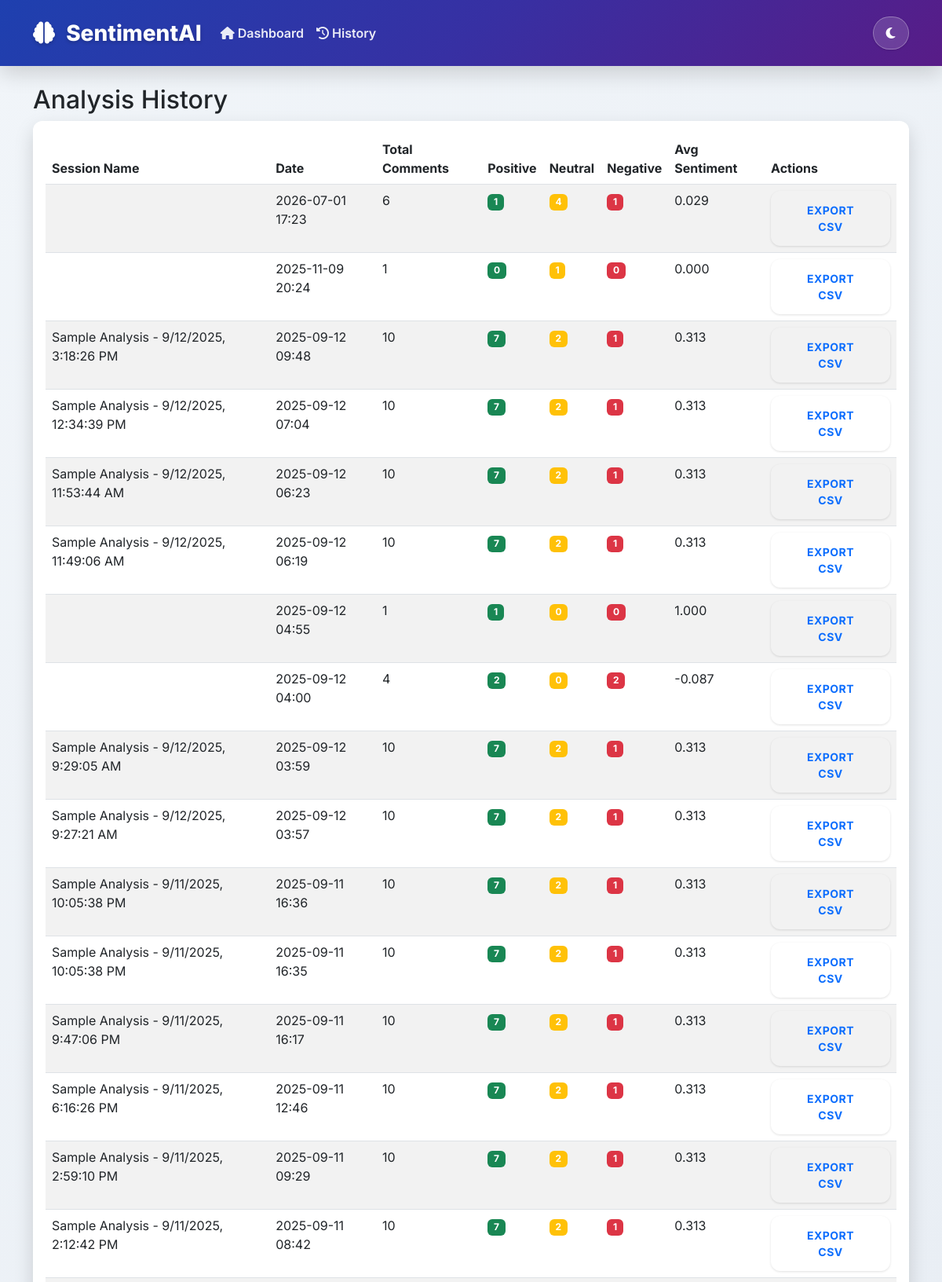
The app's page /history (upper part) with its own data.
### models.py (models this page shows, shortened)
class SentimentAnalysis(db.Model):
    id = db.Column(db.Integer, primary_key=True)
    session_name = db.Column(db.String(100))
    total_comments = db.Column(db.Integer)
    positive_count = db.Column(db.Integer)
    negative_count = db.Column(db.Integer)
    neutral_count = db.Column(db.Integer)
    avg_sentiment = db.Column(db.Float)
    analysis_date = db.Column(db.DateTime, default=datetime.utcnow)

### App.py (the view)
@app.route('/history')
def history():
    analyses = SentimentAnalysis.query.order_by(SentimentAnalysis.analysis_date.desc()).all()
    return render_template('history.html', analyses=analyses)

### templates/history.html
{% extends "base.html" %}
{% block content %}
<div class="row">
    <div class="col-md-12">
        <h2>Analysis History</h2>
        {% if analyses %}
        <div class="card">
            <div class="card-body">
                <div class="table-responsive">
                    <table class="table table-striped">
                        <thead>
                            <tr>
                                <th>Session Name</th>
                                <th>Date</th>
                                <th>Total Comments</th>
                                <th>Positive</th>
                                <th>Neutral</th>
                                <th>Negative</th>
                                <th>Avg Sentiment</th>
                                <th>Actions</th>
                            </tr>
                        </thead>
                        <tbody>
                            {% for analysis in analyses %}
                            <tr>
                                <td>{{ analysis.session_name }}</td>
                                <td>{{ analysis.analysis_date.strftime('%Y-%m-%d %H:%M') }}</td>
                                <td>{{ analysis.total_comments }}</td>
                                <td><span class="badge bg-success">{{ analysis.positive_count }}</span></td>
                                <td><span class="badge bg-warning">{{ analysis.neutral_count }}</span></td>
                                <td><span class="badge bg-danger">{{ analysis.negative_count }}</span></td>
                                <td>{{ "%.3f"|format(analysis.avg_sentiment) }}</td>
                                <td>
                                    <a href="{{ url_for('export_analysis', analysis_id=analysis.id) }}"
                                       class="btn btn-sm btn-outline-primary">Export CSV</a>
                                </td>
                            </tr>
                            {% endfor %}
                        </tbody>
                    </table>
                </div>
            </div>
        </div>
        {% else %}
        <div class="alert alert-info">
            No analysis history found. <a href="{{ url_for('index') }}">Start your first analysis</a>
        </div>
        {% endif %}
    </div>
</div>
{% endblock %}

### templates/base.html (shortened to what this page needs)
<!DOCTYPE html>
<html lang="en">
<head>
    <link href="https://cdn.jsdelivr.net/npm/bootstrap@5.3.0/dist/css/bootstrap.min.css" rel="stylesheet">
    <link href="https://cdnjs.cloudflare.com/ajax/libs/font-awesome/6.4.0/css/all.min.css" rel="stylesheet">
    <link href="{{ url_for('static', filename='style.css') }}" rel="stylesheet">
</head>
<body>
    <nav class="navbar navbar-expand-lg navbar-dark">
        <div class="container">
            <a class="navbar-brand" href="{{ url_for('index') }}">
                <i class="fas fa-brain me-2"></i>
                SentimentAI
            </a>
            <div class="collapse navbar-collapse" id="navbarNav">
                <ul class="navbar-nav me-auto">
                    <li class="nav-item">
                        <a class="nav-link" href="{{ url_for('index') }}">
                            <i class="fas fa-home me-1"></i>Dashboard
                        </a>
                    </li>
                    <li class="nav-item">
                        <a class="nav-link" href="{{ url_for('history') }}">
                            <i class="fas fa-history me-1"></i>History
                        </a>
                    </li>
                </ul>
                <div class="navbar-nav">
                    <button class="theme-toggle btn" onclick="toggleTheme()">
                        <i class="fas fa-moon" id="theme-icon"></i>
                    </button>
                </div>
            </div>
        </div>
    </nav>
    <div class="container mt-4">
        {% block content %}{% endblock %}
    </div>
</body>
</html>

### static/style.css (style rules this page uses)
:root { --primary-color: #1e3a8a; --secondary-color: #0ea5e9; --success-color: #059669; --warning-color: #d97706; --danger-color: #dc2626; --dark-color: #1f2937; --light-color: #f8fafc; --gradient-primary: linear-gradient(135deg, #1e40af 0%, #3730a3 50%, #581c87 100%); --gradient-hero: linear-gradient(135deg, #1e3a8a 0%, #3730a3 40%, #7c3aed 100%); --gradient-success: linear-gradient(135deg, #059669 0%, #0891b2 100%); --shadow-sm: 0 1px 3px rgba(0, 0, 0, 0.12); --shadow-lg: 0 10px 25px rgba(0, 0, 0, 0.15); --shadow-hero: 0 20px 40px rgba(30, 58, 138, 0.3); --border-radius: 12px; --text-white: #ffffff; --text-light: rgba(255, 255, 255, 0.9); }
body { background: linear-gradient(135deg, #f1f5f9 0%, #e2e8f0 100%); font-family: 'Inter', -apple-system, BlinkMacSystemFont, sans-serif; min-height: 100vh; }
.navbar { background: var(--gradient-primary) !important; backdrop-filter: blur(10px); box-shadow: var(--shadow-lg); border: none; padding: 1rem 0; }
.navbar-brand { font-weight: 800; font-size: 1.75rem; color: var(--text-white) !important; text-shadow: 0 2px 4px rgba(0, 0, 0, 0.2); }
.nav-link { color: var(--text-light) !important; font-weight: 600; transition: all 0.3s ease; }
.card { border: none; border-radius: var(--border-radius); box-shadow: var(--shadow-lg); transition: all 0.3s ease; background: rgba(255, 255, 255, 0.98); backdrop-filter: blur(10px); }
.btn { border-radius: var(--border-radius); padding: 0.875rem 2rem; font-weight: 700; text-transform: uppercase; letter-spacing: 0.5px; transition: all 0.3s ease; border: none; position: relative; overflow: hidden; box-shadow: var(--shadow-sm); }
.theme-toggle { background: rgba(255, 255, 255, 0.15) !important; border: 1px solid rgba(255, 255, 255, 0.3) !important; border-radius: 50px; padding: 0.5rem 1rem; color: var(--text-white) !important; transition: all 0.3s ease; backdrop-filter: blur(10px); }
.fade-in { animation: fadeIn 0.6s ease-out forwards; }

### records on screen
SentimentAnalysis: analysis_date "2026-07-01 17:23", total_comments "6", positive_count "1", neutral_count "4", negative_count "1", avg_sentiment "0.029"
SentimentAnalysis: analysis_date "2025-11-09 20:24", total_comments "1", positive_count "0", neutral_count "1", negative_count "0", avg_sentiment "0.000"
SentimentAnalysis: session_name "Sample Analysis - 9/12/2025, 3:18:26 PM", analysis_date "2025-09-12 09:48", total_comments "10", positive_count "7", neutral_count "2", negative_count "1", avg_sentiment "0.313"
SentimentAnalysis: session_name "Sample Analysis - 9/12/2025, 12:34:39 PM", analysis_date "2025-09-12 07:04", total_comments "10", positive_count "7", neutral_count "2", negative_count "1", avg_sentiment "0.313"
SentimentAnalysis: session_name "Sample Analysis - 9/12/2025, 11:53:44 AM", analysis_date "2025-09-12 06:23", total_comments "10", positive_count "7", neutral_count "2", negative_count "1", avg_sentiment "0.313"
SentimentAnalysis: session_name "Sample Analysis - 9/12/2025, 11:49:06 AM", analysis_date "2025-09-12 06:19", total_comments "10", positive_count "7", neutral_count "2", negative_count "1", avg_sentiment "0.313"
SentimentAnalysis: analysis_date "2025-09-12 04:55", total_comments "1", positive_count "1", neutral_count "0", negative_count "0", avg_sentiment "1.000"
SentimentAnalysis: analysis_date "2025-09-12 04:00", total_comments "4", positive_count "2", neutral_count "0", negative_count "2", avg_sentiment "-0.087"
SentimentAnalysis: session_name "Sample Analysis - 9/12/2025, 9:29:05 AM", analysis_date "2025-09-12 03:59", total_comments "10", positive_count "7", neutral_count "2", negative_count "1", avg_sentiment "0.313"
SentimentAnalysis: session_name "Sample Analysis - 9/12/2025, 9:27:21 AM", analysis_date "2025-09-12 03:57", total_comments "10", positive_count "7", neutral_count "2", negative_count "1", avg_sentiment "0.313"
SentimentAnalysis: session_name "Sample Analysis - 9/11/2025, 10:05:38 PM", analysis_date "2025-09-11 16:36", total_comments "10", positive_count "7", neutral_count "2", negative_count "1", avg_sentiment "0.313"
SentimentAnalysis: session_name "Sample Analysis - 9/11/2025, 10:05:38 PM", analysis_date "2025-09-11 16:35", total_comments "10", positive_count "7", neutral_count "2", negative_count "1", avg_sentiment "0.313"
SentimentAnalysis: session_name "Sample Analysis - 9/11/2025, 9:47:06 PM", analysis_date "2025-09-11 16:17", total_comments "10", positive_count "7", neutral_count "2", negative_count "1", avg_sentiment "0.313"
SentimentAnalysis: session_name "Sample Analysis - 9/11/2025, 6:16:26 PM", analysis_date "2025-09-11 12:46", total_comments "10", positive_count "7", neutral_count "2", negative_count "1", avg_sentiment "0.313"
SentimentAnalysis: session_name "Sample Analysis - 9/11/2025, 2:59:10 PM", analysis_date "2025-09-11 09:29", total_comments "10", positive_count "7", neutral_count "2", negative_count "1", avg_sentiment "0.313"
SentimentAnalysis: session_name "Sample Analysis - 9/11/2025, 2:12:42 PM", analysis_date "2025-09-11 08:42", total_comments "10", positive_count "7", neutral_count "2", negative_count "1", avg_sentiment "0.313"
